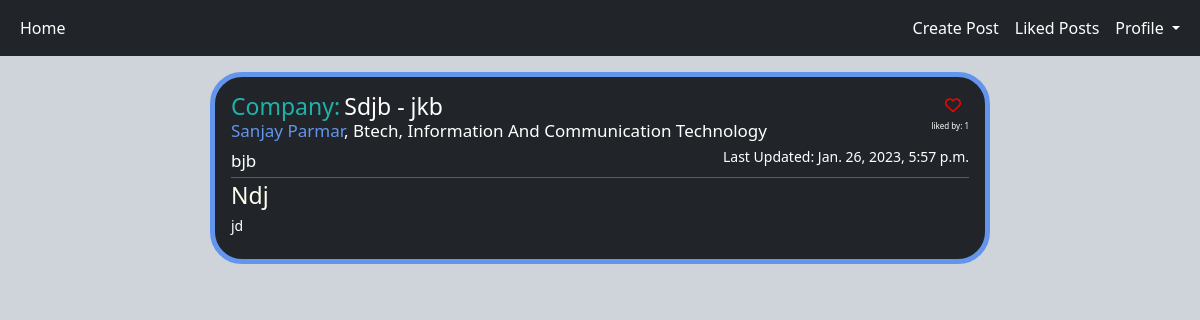
The page /home (signed in) on the database its author committed.
### WOC/models.py (models this page shows, shortened)
class Post(models.Model):
    user = models.CharField(max_length=30)
    id = models.UUIDField(primary_key=True, default=uuid.uuid4)
    company_name = models.CharField(max_length=255)
    title = models.TextField()
    job_profile = models.CharField(max_length=30)
    offer_type = models.CharField(max_length=30)
    year = models.IntegerField()
    posted_at = models.DateTimeField(default=datetime.now)
    main_blog = models.TextField()
    likes = models.IntegerField(default=0)
    creator = models.ForeignKey(Profile, on_delete=models.CASCADE, null=True, related_name='+')
    liked_by = models.ManyToManyField(Profile, default=None, blank=True)

class Profile(models.Model):
    user = models.ForeignKey(User, on_delete=models.CASCADE)
    id_user = models.IntegerField()
    first_name = models.CharField(max_length=32)
    last_name = models.CharField(max_length=32)
    profile_photo = models.ImageField(upload_to='profile_photo', default='default_photo.jpg')
    degree = models.CharField(max_length=32)
    program = models.CharField(max_length=60)
    year = models.IntegerField()
    def __str__(self):
        return self.user.username

### WOC/views.py (the view)
# urls.py: 2. Add a URL to urlpatterns:  path('', views.home, name='home')
@login_required(login_url='login')
def home(request):
    user_profile = Profile.objects.get(user=request.user)
    posts = Post.objects.all()
    liked_posts = LikePost.objects.filter(username=request.user).values()
    if len(posts) != 0:
        return render(request, 'home.html', {'user_profile': user_profile, 'posts': posts, 'liked_posts': liked_posts})
    else:
        return render(request, 'nopost.html')

### templates/home.html (shortened to what this page needs)
{% load static %}
<!DOCTYPE html>
<html lang="en">
<head>
    <link rel="stylesheet" href="../static/css/home.css">
    <link href="https://cdn.jsdelivr.net/npm/bootstrap@5.3.0-alpha1/dist/css/bootstrap.min.css" rel="stylesheet">
    <link href="{% static 'fontawesomefree/css/all.min.css' %}" rel="stylesheet" type="text/css">
</head>
<body class="bg-dark-subtle">
<nav class="navbar navbar-expand-lg bg-dark sticky-top">
  <div class="container-fluid ">
    <div class="collapse navbar-collapse " id="navbarSupportedContent">
      <ul class="navbar-nav me-auto mb-0 mb-lg-0 ">
        <li class="nav-item">
          <a class="nav-link active text-white" aria-current="page" href="home">Home</a>
        </li>
          </ul>
        <ul class="navbar-nav ms-auto">
        <li class="nav-item ">
          <a class="nav-link text-white" href="upload">Create Post</a>
        </li>
            <li class="nav-item ">
          <a class="nav-link text-white" href="likedpost">Liked Posts</a>
        </li>
        <li class="nav-item dropdown">
          <a class="nav-link dropdown-toggle me text-white" href="#" role="button" data-bs-toggle="dropdown" aria-expanded="false" >
            Profile
          </a>
        </li>
      </ul>
    </div>
  </div>
</nav>
{% for post in posts %}
        <div class="parth my-3">
            <div class="bg-dark text-white rounded-5 px-3 py-3" id="chaman">
                <h1 class="main_blog" id="company">Company:</h1>
                <h1 class="main_blog" id="compdata"> {{ post.company_name.capitalize }} - {{ post.offer_type }}</h1>
                    <a href="/like_post?post_id={{post.id}}" class="float-end me-2">
                            {% if user_profile not in post.liked_by.all %}
                                <span id="heart"><i class="fa-regular fa-heart" aria-hidden="true" ></i> </span>
                            {% else %}
                                <span id="heart"><i class="fa-solid fa-heart" aria-hidden="true" ></i> </span>
                            {% endif %}
                    </a>
            <br>
                    <h6 style="font-size: 8px; float: right">liked by: {{ post.likes }}</h6>
                <h1 class="main_blog" id="name"><a href="profile/{{ post.creator }}" class="link" target="_blank">{{ post.creator.first_name }} {{ post.creator.last_name }}</a>, {{ post.creator.degree }},
                                                        {{ post.creator.program }}</h1>
                    <h1 class="main_blog" id="prof">{{ post.job_profile }}  </h1>
                    <h1 class="main_blog" id="time">Last Updated: {{ post.posted_at }}</h1>
                <hr class="mt-1 mb-1">
                <div class="blog">
                    <h1 class="title_blog">{{ post.title.capitalize }}</h1>
                    <h1 class="main_blog">{{ post.main_blog }}</h1>
                </div>
            </div>
        </div>
{% endfor %}
</body>
</html>

### static/css/home.css (style rules this page uses)
.parth { display: flex; flex-direction: column; justify-content: center; align-items: center; width: 100%; }
#chaman { border: 5px solid cornflowerblue; border-radius: 5px; width: 65%; }
.fa-heart { color: red; cursor: pointer; }
.main_blog { font-size: 14px; text-align: justify; }
#time { float: right; vertical-align: text-bottom; display: inline; }
#prof { font-size: 17px; display: inline; }
#name { font-size: 17px; }
#company { font-size: 23px; display: inline; color: lightseagreen; padding-bottom: 2px; }
#compdata { font-size: 23px; display: inline; }
.title_blog { font-size: 23px; color: ivory; }
a:link { text-decoration: none; color: cornflowerblue; }

### rows shown on the page
Post: company_name "Sdjb", offer_type "jkb", likes "1", creator.first_name "Sanjay", creator.last_name "Parmar", creator.degree "Btech", creator.program "Information And Communication Technology", job_profile "bjb", posted_at "Jan. 26, 2023, 5:57 p.m.", title "Ndj", main_blog "jd"
